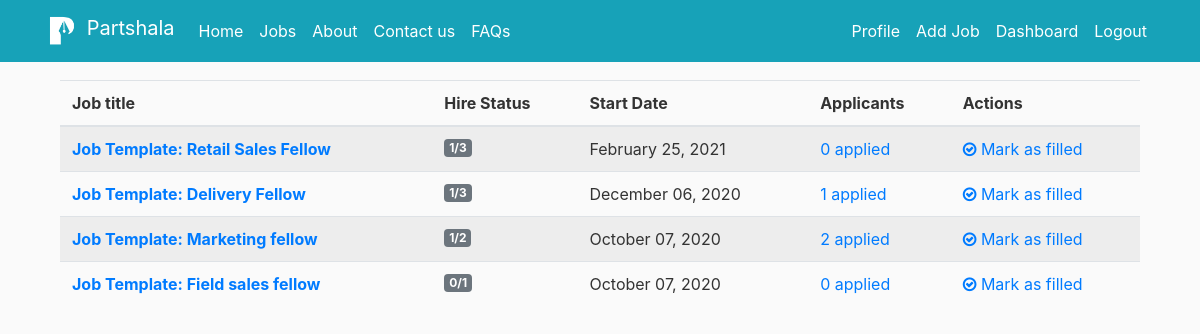
The page /fellow-dashboard/ (signed in) on the database as committed earlier.
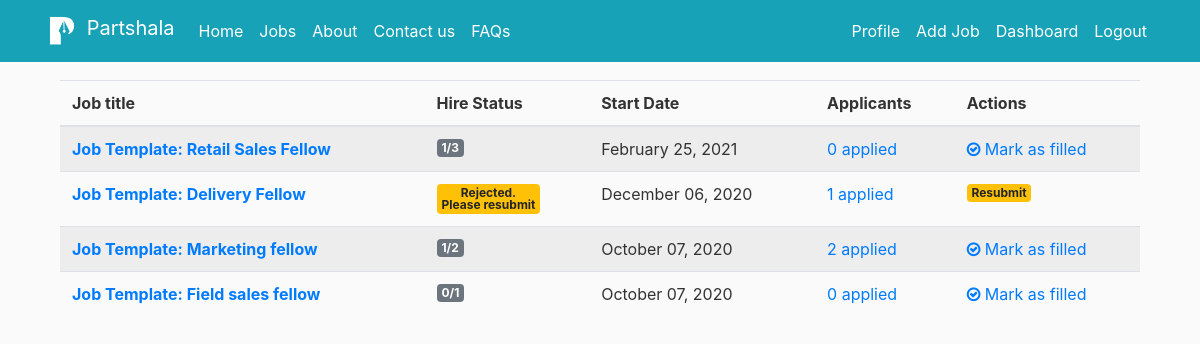
The same page on the database as committed later.
### blog/models.py (models this page shows, shortened)
class Post(models.Model):
    job_title = models.CharField(max_length=100)
    job_description = models.TextField()
    skills_reqd = models.TextField(default='Skills expected')
    post_date = models.DateField(default=timezone.now)
    start_date = models.DateField("Start date: (yyyy-mm-dd)", auto_now_add=False, auto_now=False, blank=False,default=timezone.now)
    end_date = models.DateField("End date: (yyyy-mm-dd)", auto_now_add=False, auto_now=False, blank=False,default=timezone.now)
    start_time = models.TimeField("Start time: (HH:MM)", blank=False, null=True)
    end_time = models.TimeField("End time: (HH:MM)", blank=False, null=True)
    fellow = models.ForeignKey(User, on_delete=models.CASCADE)
    city = models.CharField(max_length=15, default='')
    vacancy = models.PositiveIntegerField(default=1, validators=[MaxValueValidator(50)])
    address = models.TextField(default='Reporting Address')
    stipend = models.IntegerField(default=0, blank=True)
    filled = models.BooleanField(default=False)
    is_verified = models.BooleanField(default=False)
    is_rejected = models.BooleanField(default=False)
    rejection_note = models.TextField(default='Resubmit')
    no_of_hirings = models.PositiveIntegerField(default=1, validators=[MaxValueValidator(100)])
    note_by_partshala = models.TextField(default='')
    def get_duration(self):
        duration = (self.end_date - self.start_date).days
        return duration
    duration = property(get_duration)
    def get_total(self):
        total = self.stipend*self.no_of_hirings
        return total
    total = property(get_total)

### users/views.py (the view)
# urls.py: path('fellow-dashboard/', user_views.FellowApplicationListView.as_view(), name='fellow_dashboard'),
class FellowApplicationListView(ListView):
    model = Post
    template_name = 'users/fellow_dashboard.html'  # <app>/<model>_<viewtype>.html
    context_object_name = 'logged_in_fellow_posts'
    def dispatch(self, request, *args, **kwargs):
        return super().dispatch(self.request, *args, **kwargs)
    def get_queryset(self):
        return Post.objects.filter(fellow=self.request.user).order_by('-post_date')

### users/templates/users/fellow_dashboard.html (shortened to what this page needs)
{% extends "blog/base.html" %}
{% load crispy_forms_tags %}
{% load mathfilters %}
{% block content %}
	<div class="col-lg-12">
        <div class="table-responsive">
            <table class="table table-striped table-hover table-client-dashboard">
                <thead>
                <tr>
                    <th>Job title</th>
                    <th>Hire Status</th>
                    <th>Start Date</th>
                    <th>Applicants</th>
                    <th>Actions</th>
                </tr>
                </thead>
                <tbody>
                {% for post in logged_in_fellow_posts %}
                    <tr>
                        <th><a href="{% url 'post-detail' post.id %}">{{ post.job_title }}</a></th>
                        <td>
                            {% if post.is_verified == False and post.is_rejected == False %}
                                <span class="badge badge-success">Under review</span>
                            {% elif post.is_rejected %}
                                <span class="badge badge-warning">Rejected.<br> Please resubmit</span>
                            {% elif post.filled %}
                                <span class="badge badge-primary">Filled</span>
                            {% else %}
                                <span class="badge badge-secondary">{{ post.no_of_hirings }}/{{ post.vacancy }}</span>
                            {% endif %}
                        </td>
                        <td>{{ post.start_date|date:"F d, Y" }}</td>
                        <td>
                            <a href="{% url 'post_applications' post.id %}">{{ post.applicants.count}} applied</a>
                        </td>
                        <td>
                            {% if post.is_verified == False and post.is_rejected == False %}
                                <span class="badge badge-success">Under review</span>
                            {% elif post.is_rejected %}
                                <span class="badge badge-warning">{{ post.rejection_note }} </span>
                            {% elif post.filled %}
                                <i class="fa fa-check-circle-o"></i>
                                <span >Marked as filled</span>
                            {% else %}
                                <a href="{% url 'post-mark-filled' post.id %}">
                                    <i class="fa fa-check-circle-o"></i>
                                    <span >Mark as filled</span>
                                </a>
                            {% endif %}
                        </td>
                    </tr>
                {% endfor %}
                </tbody>
            </table>
        </div>
    </div>
{% endblock content %}

Rows that differ between the two databases and show on the page:
changed Post "Job Template: Delivery Fellow": rejection_note (not shown) → "Resubmit"; no_of_hirings "1" → (not shown); vacancy "3" → (not shown); is_verified "/ Mark as filled" → "Rejected. Please resubmit"
